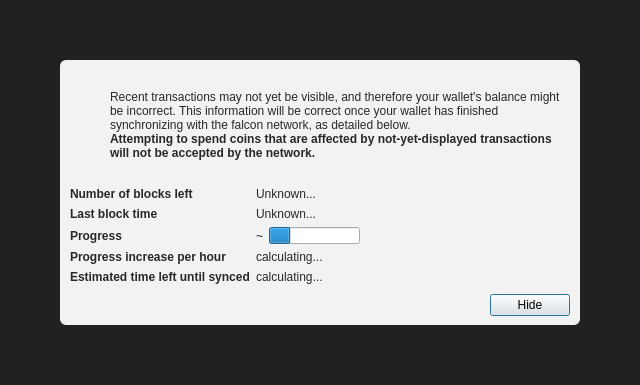
<?xml version="1.0" encoding="UTF-8"?>
<ui version="4.0">
 <class>ModalOverlay</class>
 <widget class="ModalOverlay" name="ModalOverlay">
  <property name="geometry">
   <rect>
    <x>0</x>
    <y>0</y>
    <width>640</width>
    <height>385</height>
   </rect>
  </property>
  <property name="windowTitle">
   <string>Form</string>
  </property>
  <layout class="QVBoxLayout" name="verticalLayout" stretch="0">
   <property name="sizeConstraint">
    <enum>QLayout::SetDefaultConstraint</enum>
   </property>
   <property name="leftMargin">
    <number>0</number>
   </property>
   <property name="topMargin">
    <number>0</number>
   </property>
   <property name="rightMargin">
    <number>0</number>
   </property>
   <property name="bottomMargin">
    <number>0</number>
   </property>
   <item>
    <widget class="QWidget" name="bgWidget" native="true">
     <property name="styleSheet">
      <string notr="true">#bgWidget { background: rgba(0,0,0,220); }</string>
     </property>
     <layout class="QVBoxLayout" name="verticalLayoutMain" stretch="1">
      <property name="leftMargin">
       <number>60</number>
      </property>
      <property name="topMargin">
       <number>60</number>
      </property>
      <property name="rightMargin">
       <number>60</number>
      </property>
      <property name="bottomMargin">
       <number>60</number>
      </property>
      <item>
       <widget class="QWidget" name="contentWidget" native="true">
        <property name="styleSheet">
         <string notr="true">#contentWidget { background: rgba(255,255,255,240); border-radius: 6px; }

QLabel { color: rgb(40,40,40);  }</string>
        </property>
        <layout class="QVBoxLayout" name="verticalLayoutSub" stretch="1,0,0,0">
         <property name="spacing">
          <number>0</number>
         </property>
         <property name="leftMargin">
          <number>10</number>
         </property>
         <property name="topMargin">
          <number>10</number>
         </property>
         <property name="rightMargin">
          <number>10</number>
         </property>
         <property name="bottomMargin">
          <number>10</number>
         </property>
         <item>
          <layout class="QHBoxLayout" name="horizontalLayoutIconText" stretch="0,1">
           <property name="topMargin">
            <number>20</number>
           </property>
           <item>
            <layout class="QVBoxLayout" name="verticalLayoutIcon">
             <property name="leftMargin">
              <number>0</number>
             </property>
             <item>
              <widget class="QPushButton" name="warningIcon">
               <property name="enabled">
                <bool>false</bool>
               </property>
               <property name="text">
                <string/>
               </property>
               <property name="icon">
                <iconset>
                 <normaloff>:/icons/warning</normaloff>
                 <disabledoff>:/icons/warning</disabledoff>:/icons/warning</iconset>
               </property>
               <property name="iconSize">
                <size>
                 <width>48</width>
                 <height>48</height>
                </size>
               </property>
               <property name="flat">
                <bool>true</bool>
               </property>
              </widget>
             </item>
             <item>
              <spacer name="verticalSpacerWarningIcon">
               <property name="orientation">
                <enum>Qt::Vertical</enum>
               </property>
               <property name="sizeHint" stdset="0">
                <size>
                 <width>20</width>
                 <height>40</height>
                </size>
               </property>
              </spacer>
             </item>
            </layout>
           </item>
           <item>
            <layout class="QVBoxLayout" name="verticalLayoutInfoText">
             <property name="leftMargin">
              <number>0</number>
             </property>
             <property name="topMargin">
              <number>0</number>
             </property>
             <item>
              <widget class="QLabel" name="infoText">
               <property name="text">
                <string>Recent transactions may not yet be visible, and therefore your wallet's balance might be incorrect. This information will be correct once your wallet has finished synchronizing with the falcon network, as detailed below.</string>
               </property>
               <property name="textFormat">
                <enum>Qt::RichText</enum>
               </property>
               <property name="wordWrap">
                <bool>true</bool>
               </property>
              </widget>
             </item>
             <item>
              <widget class="QLabel" name="infoTextStrong">
               <property name="font">
                <font>
                 <weight>75</weight>
                 <bold>true</bold>
                </font>
               </property>
               <property name="text">
                <string>Attempting to spend coins that are affected by not-yet-displayed transactions will not be accepted by the network.</string>
               </property>
               <property name="textFormat">
                <enum>Qt::RichText</enum>
               </property>
               <property name="wordWrap">
                <bool>true</bool>
               </property>
              </widget>
             </item>
             <item>
              <spacer name="verticalSpacerInTextSpace">
               <property name="orientation">
                <enum>Qt::Vertical</enum>
               </property>
               <property name="sizeHint" stdset="0">
                <size>
                 <width>20</width>
                 <height>40</height>
                </size>
               </property>
              </spacer>
             </item>
            </layout>
           </item>
          </layout>
         </item>
         <item>
          <spacer name="verticalSpacerAfterText">
           <property name="orientation">
            <enum>Qt::Vertical</enum>
           </property>
           <property name="sizeHint" stdset="0">
            <size>
             <width>20</width>
             <height>40</height>
            </size>
           </property>
          </spacer>
         </item>
         <item>
          <layout class="QFormLayout" name="formLayout">
           <property name="fieldGrowthPolicy">
            <enum>QFormLayout::FieldsStayAtSizeHint</enum>
           </property>
           <property name="horizontalSpacing">
            <number>6</number>
           </property>
           <property name="verticalSpacing">
            <number>6</number>
           </property>
           <property name="topMargin">
            <number>10</number>
           </property>
           <item row="0" column="0">
            <widget class="QLabel" name="labelNumberOfBlocksLeft">
             <property name="font">
              <font>
               <weight>75</weight>
               <bold>true</bold>
              </font>
             </property>
             <property name="text">
              <string>Number of blocks left</string>
             </property>
            </widget>
           </item>
           <item row="0" column="1">
            <widget class="QLabel" name="numberOfBlocksLeft">
             <property name="text">
              <string>Unknown...</string>
             </property>
            </widget>
           </item>
           <item row="1" column="0">
            <widget class="QLabel" name="labelLastBlockTime">
             <property name="font">
              <font>
               <weight>75</weight>
               <bold>true</bold>
              </font>
             </property>
             <property name="text">
              <string>Last block time</string>
             </property>
            </widget>
           </item>
           <item row="1" column="1">
            <widget class="QLabel" name="newestBlockDate">
             <property name="sizePolicy">
              <sizepolicy hsizetype="Maximum" vsizetype="Preferred">
               <horstretch>0</horstretch>
               <verstretch>0</verstretch>
              </sizepolicy>
             </property>
             <property name="text">
              <string>Unknown...</string>
             </property>
            </widget>
           </item>
           <item row="2" column="0">
            <widget class="QLabel" name="labelSyncDone">
             <property name="font">
              <font>
               <weight>75</weight>
               <bold>true</bold>
              </font>
             </property>
             <property name="text">
              <string>Progress</string>
             </property>
            </widget>
           </item>
           <item row="2" column="1">
            <layout class="QHBoxLayout" name="horizontalLayoutSync" stretch="0,1">
             <item>
              <widget class="QLabel" name="percentageProgress">
               <property name="text">
                <string notr="true">~</string>
               </property>
              </widget>
             </item>
             <item>
              <widget class="QProgressBar" name="progressBar">
               <property name="value">
                <number>24</number>
               </property>
               <property name="format">
                <string/>
               </property>
              </widget>
             </item>
            </layout>
           </item>
           <item row="4" column="0">
            <widget class="QLabel" name="labelProgressIncrease">
             <property name="font">
              <font>
               <weight>75</weight>
               <bold>true</bold>
              </font>
             </property>
             <property name="text">
              <string>Progress increase per hour</string>
             </property>
            </widget>
           </item>
           <item row="4" column="1">
            <widget class="QLabel" name="progressIncreasePerH">
             <property name="text">
              <string>calculating...</string>
             </property>
            </widget>
           </item>
           <item row="5" column="0">
            <widget class="QLabel" name="labelEstimatedTimeLeft">
             <property name="font">
              <font>
               <weight>75</weight>
               <bold>true</bold>
              </font>
             </property>
             <property name="text">
              <string>Estimated time left until synced</string>
             </property>
            </widget>
           </item>
           <item row="5" column="1">
            <widget class="QLabel" name="expectedTimeLeft">
             <property name="text">
              <string>calculating...</string>
             </property>
            </widget>
           </item>
          </layout>
         </item>
         <item>
          <layout class="QHBoxLayout" name="horizontalLayoutButtons">
           <property name="leftMargin">
            <number>10</number>
           </property>
           <property name="topMargin">
            <number>10</number>
           </property>
           <item>
            <spacer name="horizontalSpacer">
             <property name="orientation">
              <enum>Qt::Horizontal</enum>
             </property>
             <property name="sizeHint" stdset="0">
              <size>
               <width>40</width>
               <height>20</height>
              </size>
             </property>
            </spacer>
           </item>
           <item>
            <widget class="QPushButton" name="closeButton">
             <property name="text">
              <string>Hide</string>
             </property>
             <property name="focusPolicy">
              <enum>Qt::StrongFocus</enum>
             </property>
             <property name="default">
              <bool>true</bool>
             </property>
            </widget>
           </item>
          </layout>
         </item>
        </layout>
       </widget>
      </item>
     </layout>
    </widget>
   </item>
  </layout>
 </widget>
 <customwidgets>
  <customwidget>
   <class>ModalOverlay</class>
   <extends>QWidget</extends>
   <header>qt/modaloverlay.h</header>
   <container>1</container>
  </customwidget>
 </customwidgets>
 <resources/>
 <connections/>
</ui>
